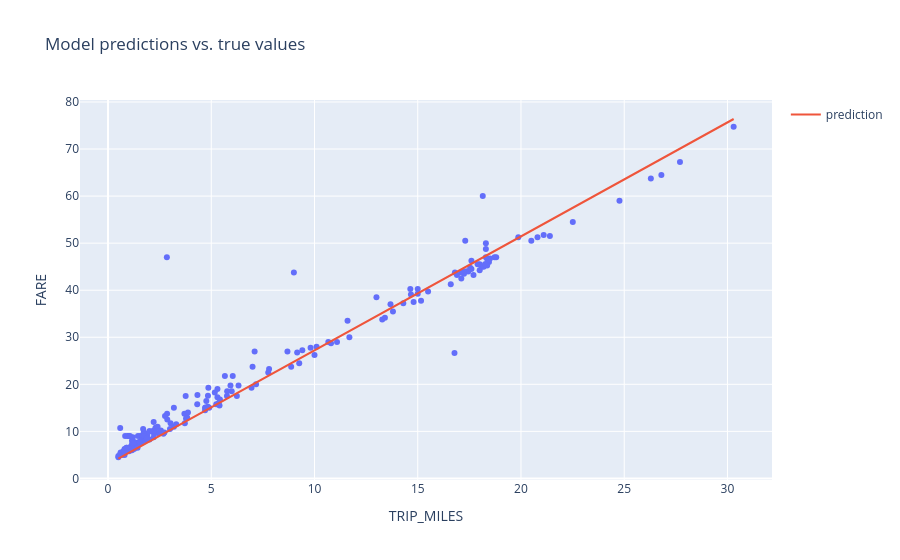

Notebook source saved alongside this figure:
### Code cell
# The following variables are the hyperparameters.
# TODO - Adjust these hyperparameters to see how they impact a training run.
settings_2 = ml_edu.experiment.ExperimentSettings(
    learning_rate = 0.0001,
    number_epochs = 50,
    batch_size = 50,
    input_features = ['TRIP_MILES']
)

metrics = [keras.metrics.RootMeanSquaredError(name='rmse')]

model_2 = create_model(settings_2, metrics)

experiment_2 = train_model('one_feature_hyper', model_2, training_df, 'FARE', settings_2)

ml_edu.results.plot_experiment_metrics(experiment_2, ['rmse'])
ml_edu.results.plot_model_predictions(experiment_2, training_df, 'FARE')

### Figure 1 — Plotly figure (JSON) as saved in the notebook; plotly's stock layout.template omitted (floating-point values rounded to 4 significant figures; data arrays with more than 128 entries replaced by an {"elided": "..."} marker saying what was removed)
{"data": [{"hovertemplate": "TRIP_MILES=%{x}<br>FARE=%{y}<extra></extra>", "legendgroup": "", "marker": {"color": "#636efa", "symbol": "circle"}, "mode": "markers", "name": "", "orientation": "v", "showlegend": false, "type": "scatter", "x": {"elided": "200 float values"}, "xaxis": "x", "y": {"elided": "200 float values"}, "yaxis": "y"}, {"mode": "lines", "name": "prediction", "type": "scatter", "x": {"elided": "200 float values"}, "y": {"elided": "200 float values"}}], "layout": {"legend": {"tracegroupgap": 0}, "title": {"text": "Model predictions vs. true values"}, "xaxis": {"anchor": "y", "domain": [0, 1], "title": {"text": "TRIP_MILES"}}, "yaxis": {"anchor": "x", "domain": [0, 1], "title": {"text": "FARE"}}}}
